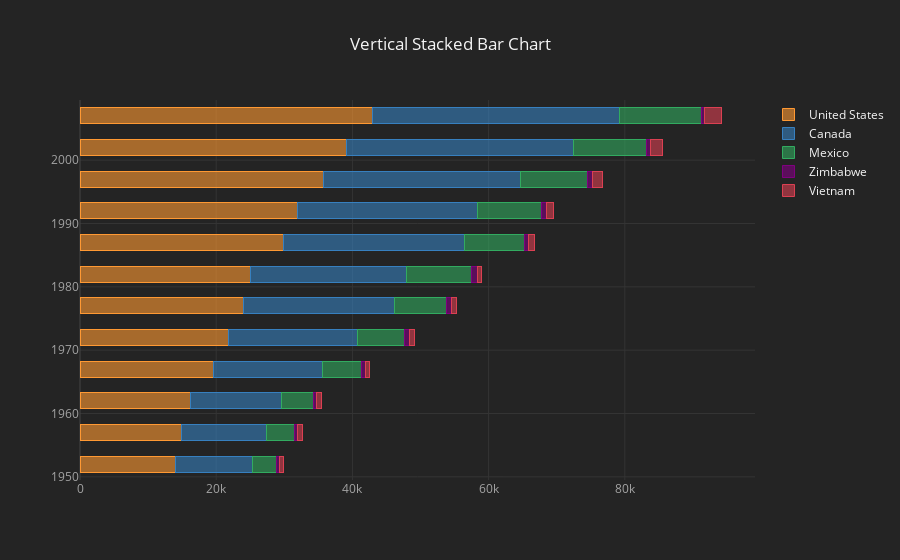

Here is the notebook cell this chart was saved with:
### Markdown cell above
### Vertical Stacked Bar Chart

### Code cell
countries_to_plot = ['United States', 'Canada', 'Mexico', 'Zimbabwe', 'Vietnam']
df_wide_GDP[countries_to_plot].iplot(kind='barh', 
                                     barmode='stack',
                                     bargap= .5,
                                     theme='henanigans',
                                     title='Vertical Stacked Bar Chart')

### Figure 1 — Plotly figure (JSON) as saved in the notebook; plotly's stock layout.template omitted (floating-point values rounded to 4 significant figures)
{"data": [{"marker": {"color": "rgba(255, 153, 51, 0.6)", "line": {"color": "rgba(255, 153, 51, 1.0)", "width": 1}}, "name": "United States", "orientation": "h", "text": "", "type": "bar", "uid": "a6fb1ad4-6703-4674-9e9f-d2cd12fa5aaa", "x": [13990.0, 14850.0, 16170.0, 19530.0, 21810.0, 24070.0, 25010.0, 29880.0, 32000.0, 35770.0, 39100.0, 42950.0], "y": [1952, 1957, 1962, 1967, 1972, 1977, 1982, 1987, 1992, 1997, 2002, 2007]}, {"marker": {"color": "rgba(55, 128, 191, 0.6)", "line": {"color": "rgba(55, 128, 191, 1.0)", "width": 1}}, "name": "Canada", "orientation": "h", "text": "", "type": "bar", "uid": "be579c88-e0e9-4577-8034-37f09925d622", "x": [11370.0, 12490.0, 13460.0, 16080.0, 18970.0, 22090.0, 22900.0, 26630.0, 26340.0, 28950.0, 33330.0, 36320.0], "y": [1952, 1957, 1962, 1967, 1972, 1977, 1982, 1987, 1992, 1997, 2002, 2007]}, {"marker": {"color": "rgba(50, 171, 96, 0.6)", "line": {"color": "rgba(50, 171, 96, 1.0)", "width": 1}}, "name": "Mexico", "orientation": "h", "text": "", "type": "bar", "uid": "d64386ff-1629-4ac9-99d1-0995cdeabf88", "x": [3478.0, 4132.0, 4582.0, 5755.0, 6809.0, 7675.0, 9611.0, 8688.0, 9472.0, 9767.0, 10740.0, 11980.0], "y": [1952, 1957, 1962, 1967, 1972, 1977, 1982, 1987, 1992, 1997, 2002, 2007]}, {"marker": {"color": "rgba(128, 0, 128, 0.6)", "line": {"color": "rgba(128, 0, 128, 1.0)", "width": 1}}, "name": "Zimbabwe", "orientation": "h", "text": "", "type": "bar", "uid": "b4c5cb84-e11d-4b83-84d2-15aa4f76857f", "x": [406.9, 518.8, 527.3, 569.8, 799.4, 685.6, 788.9, 706.2, 693.4, 792.4, 672.0, 469.7], "y": [1952, 1957, 1962, 1967, 1972, 1977, 1982, 1987, 1992, 1997, 2002, 2007]}, {"marker": {"color": "rgba(219, 64, 82, 0.6)", "line": {"color": "rgba(219, 64, 82, 1.0)", "width": 1}}, "name": "Vietnam", "orientation": "h", "text": "", "type": "bar", "uid": "1fa12ae9-8e88-48f5-98e8-48126e527c59", "x": [605.1, 676.3, 772.0, 637.1, 699.5, 713.5, 707.2, 820.8, 989.0, 1386.0, 1764.0, 2442.0], "y": [1952, 1957, 1962, 1967, 1972, 1977, 1982, 1987, 1992, 1997, 2002, 2007]}], "layout": {"bargap": 0.5, "barmode": "stack", "legend": {"bgcolor": "#242424", "font": {"color": "#F4F4F4"}, "traceorder": "normal"}, "paper_bgcolor": "#242424", "plot_bgcolor": "#242424", "title": {"font": {"color": "#F4F4F4"}, "text": "Vertical Stacked Bar Chart"}, "xaxis": {"gridcolor": "#343434", "showgrid": true, "tickfont": {"color": "#A4A4A4"}, "title": {"font": {"color": "#A4A4A4"}, "text": ""}, "zerolinecolor": "#444444"}, "yaxis": {"gridcolor": "#343434", "showgrid": true, "tickfont": {"color": "#A4A4A4"}, "title": {"font": {"color": "#A4A4A4"}, "text": ""}, "zerolinecolor": "#444444"}}}
